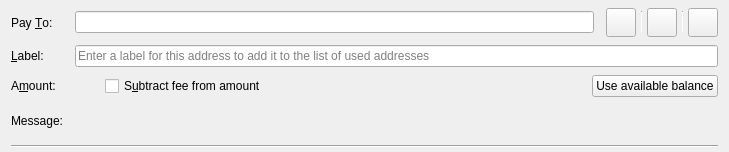
<?xml version="1.0" encoding="UTF-8"?>
<ui version="4.0">
 <class>SendCoinsEntry</class>
 <widget class="QWidget" name="SendCoinsEntry">
  <property name="geometry">
   <rect>
    <x>0</x>
    <y>0</y>
    <width>729</width>
    <height>152</height>
   </rect>
  </property>
  <property name="focusPolicy">
   <enum>Qt::TabFocus</enum>
  </property>
  <property name="autoFillBackground">
   <bool>false</bool>
  </property>
  <layout class="QGridLayout" name="gridLayout">
   <property name="topMargin">
    <number>8</number>
   </property>
   <property name="bottomMargin">
    <number>4</number>
   </property>
   <property name="horizontalSpacing">
    <number>12</number>
   </property>
   <property name="verticalSpacing">
    <number>8</number>
   </property>
    <item row="3" column="1">
     <widget class="QLabel" name="messageTextLabel">
      <property name="toolTip">
       <string>A message that was attached to the borsh: URI which will be stored with the transaction for your reference. Note: This message will not be sent over the borsh network.</string>
      </property>
      <property name="textFormat">
       <enum>Qt::PlainText</enum>
      </property>
     </widget>
    </item>
   <item row="0" column="0">
    <widget class="QLabel" name="payToLabel">
     <property name="text">
      <string>Pay &amp;To:</string>
     </property>
     <property name="buddy">
      <cstring>payTo</cstring>
     </property>
    </widget>
   </item>
    <item row="2" column="1" colspan="4">
     <layout class="QHBoxLayout" name="horizontalLayoutAmount" stretch="0,0,1,0">
      <item>
       <widget class="BitcoinAmountField" name="payAmount" native="true">
        <property name="toolTip">
         <string>The amount to send in the selected unit</string>
        </property>
       </widget>
      </item>
      <item>
       <spacer name="horizontalSpacer">
        <property name="orientation">
         <enum>Qt::Horizontal</enum>
        </property>
        <property name="sizeType">
         <enum>QSizePolicy::Fixed</enum>
        </property>
        <property name="sizeHint" stdset="0">
        <size>
          <width>30</width>
          <height>20</height>
         </size>
        </property>
       </spacer>
      </item>
      <item>
       <widget class="QCheckBox" name="checkboxSubtractFeeFromAmount">
        <property name="toolTip">
         <string>The fee will be deducted from the amount being sent. The recipient will receive less borsh than you enter in the amount field. If multiple recipients are selected, the fee is split equally.</string>
        </property>
        <property name="text">
         <string>S&amp;ubtract fee from amount</string>
        </property>
       </widget>
      </item>
      <item>
       <widget class="QPushButton" name="useAvailableBalanceButton">
        <property name="focusPolicy">
         <enum>Qt::NoFocus</enum>
       </property>
        <property name="text">
         <string>Use available balance</string>
       </property>
      </widget>
     </item>
    </layout>
   </item>
   <item row="1" column="0">
    <widget class="QLabel" name="labellLabel">
     <property name="text">
      <string>&amp;Label:</string>
     </property>
     <property name="buddy">
      <cstring>addAsLabel</cstring>
     </property>
    </widget>
   </item>
    <item row="3" column="0">
     <widget class="QLabel" name="messageLabel">
      <property name="text">
       <string>Message:</string>
     </property>
    </widget>
   </item>
   <item row="2" column="0">
    <widget class="QLabel" name="amountLabel">
     <property name="text">
      <string>A&amp;mount:</string>
     </property>
     <property name="buddy">
      <cstring>payAmount</cstring>
     </property>
    </widget>
   </item>
    <item row="0" column="1">
     <layout class="QHBoxLayout" name="payToLayout">
      <property name="spacing">
       <number>6</number>
      </property>
      <item>
       <widget class="QValidatedLineEdit" name="payTo">
        <property name="toolTip">
         <string>The Borsh address to send the payment to</string>
        </property>
       </widget>
      </item>
     </layout>
    </item>
    <item row="4" column="0" colspan="5">
     <widget class="Line" name="hLine">
      <property name="orientation">
       <enum>Qt::Horizontal</enum>
      </property>
     </widget>
    </item>
    <item row="0" column="2" colspan="3">
     <layout class="QHBoxLayout" name="horizontalLayout_3">
      <property name="spacing">
       <number>5</number>
      </property>
      <item>
       <widget class="QToolButton" name="deleteButton">
        <property name="toolTip">
         <string>Remove this entry</string>
        </property>
        <property name="text">
         <string/>
        </property>
        <property name="icon">
         <iconset resource="../bitcoin.qrc">
          <normaloff>:/icons/remove_entry</normaloff>:/icons/remove_entry</iconset>
        </property>
        <property name="iconSize">
         <size>
          <width>22</width>
          <height>22</height>
         </size>
        </property>
       </widget>
      </item>
      <item>
       <widget class="Line" name="vLine">
        <property name="maximumSize">
         <size>
          <width>1</width>
          <height>22</height>
         </size>
        </property>
        <property name="orientation">
         <enum>Qt::Vertical</enum>
        </property>
       </widget>
      </item>
      <item>
       <widget class="QToolButton" name="addressBookButton">
        <property name="toolTip">
         <string>Choose previously used address</string>
        </property>
        <property name="text">
         <string/>
        </property>
        <property name="icon">
         <iconset resource="../bitcoin.qrc">
          <normaloff>:/icons/address-book</normaloff>:/icons/address-book</iconset>
        </property>
        <property name="iconSize">
         <size>
          <width>22</width>
          <height>22</height>
         </size>
        </property>
        <property name="shortcut">
         <string>Alt+A</string>
        </property>
       </widget>
      </item>
      <item>
       <widget class="Line" name="vLine2">
        <property name="maximumSize">
         <size>
          <width>1</width>
          <height>22</height>
         </size>
        </property>
        <property name="orientation">
         <enum>Qt::Vertical</enum>
        </property>
       </widget>
      </item>
      <item>
       <widget class="QToolButton" name="pasteButton">
        <property name="toolTip">
         <string>Paste address from clipboard</string>
        </property>
        <property name="text">
         <string/>
        </property>
        <property name="icon">
         <iconset resource="../bitcoin.qrc">
          <normaloff>:/icons/editpaste</normaloff>:/icons/editpaste</iconset>
        </property>
        <property name="iconSize">
         <size>
          <width>22</width>
          <height>22</height>
         </size>
        </property>
        <property name="shortcut">
         <string>Alt+P</string>
        </property>
       </widget>
      </item>
     </layout>
    </item>
    <item row="1" column="1" colspan="4">
     <widget class="QLineEdit" name="addAsLabel">
      <property name="toolTip">
       <string>Enter a label for this address to add it to the list of used addresses</string>
      </property>
      <property name="placeholderText">
       <string>Enter a label for this address to add it to the list of used addresses</string>
      </property>
     </widget>
    </item>
   </layout>
  </widget>
 <customwidgets>
  <customwidget>
   <class>QValidatedLineEdit</class>
   <extends>QLineEdit</extends>
   <header>qt/qvalidatedlineedit.h</header>
  </customwidget>
  <customwidget>
   <class>BitcoinAmountField</class>
   <extends>QWidget</extends>
   <header>qt/bitcoinamountfield.h</header>
   <container>1</container>
  </customwidget>
 </customwidgets>
 <tabstops>
  <tabstop>payTo</tabstop>
  <tabstop>addressBookButton</tabstop>
  <tabstop>pasteButton</tabstop>
  <tabstop>deleteButton</tabstop>
  <tabstop>addAsLabel</tabstop>
  <tabstop>payAmount</tabstop>
 </tabstops>
 <resources>
  <include location="../bitcoin.qrc"/>
 </resources>
 <connections/>
</ui>
